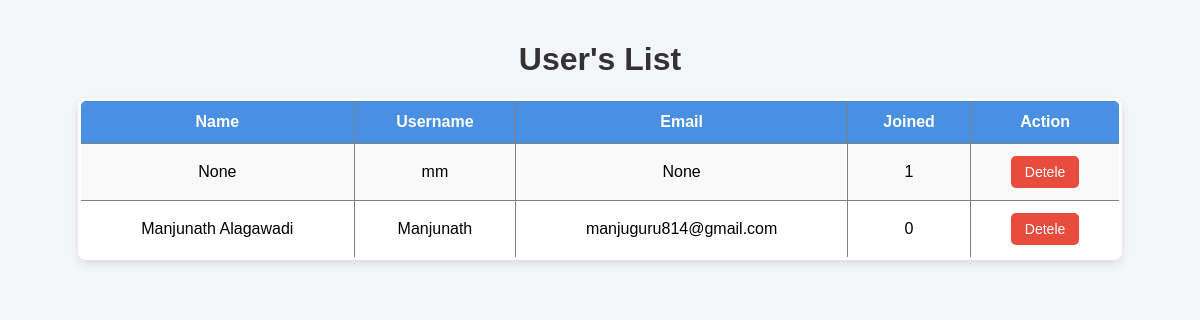
/admin/users (signed in), run on an earlier commit of the app's database.
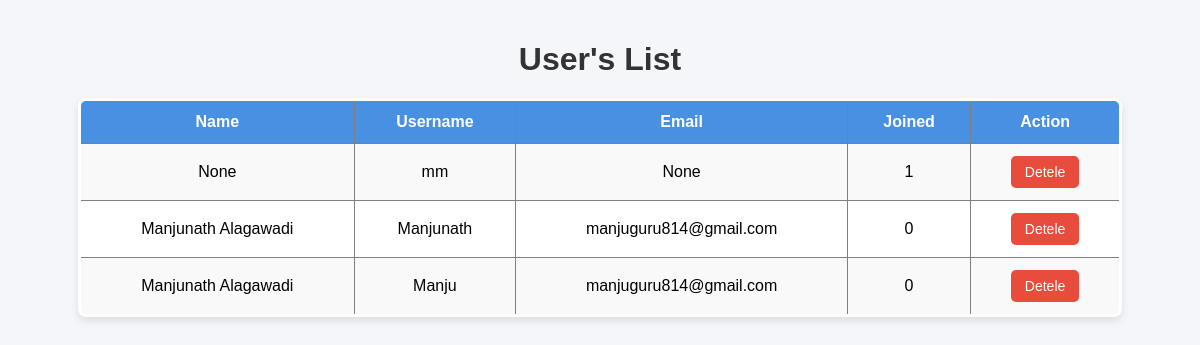
And on a later commit of the database.
### tables this page shows
CREATE TABLE users (
            id INTEGER PRIMARY KEY AUTOINCREMENT,
            name TEXT,
            username TEXT NOT NULL UNIQUE,
            email TEXT,
            password TEXT,
            is_admin BOOLEAN DEFAULT 0,
            created_at TIMESTAMP DEFAULT CURRENT_TIMESTAMP
        );

### admin.py (the view, shortened to what this page needs)
@admin_bp.route('/users',methods=['GET','POST'])
def users():
    err = ''
    db = sqlite3.connect("notesapp.db")
    c = db.cursor()
    try:
        users_data = c.execute("select * from users").fetchall()
        id = request.form.get("user_id")
    except Exception as e:
       err = f"Error: {e}"
    finally:
        db.close()
    return render_template("admin/user_data.html",data = users_data,err = err)

### admin.py (called while the page is built)
@admin_bp.before_request
def require_login():
    routes_to_avoid = ['admin.admin_login',"admin.admin_logout",'static']
    if request.endpoint not in routes_to_avoid and 'admin' not in session:
        return redirect(url_for('admin.admin_login'))

### app.py (called while the page is built)
@app.before_request
def require_login():
    if request.blueprint == 'admin':
        return
    routes_to_avoid = ['dashboard','auth.login','auth.register','auth.logout','admin.admin_login','static']
    if request.endpoint not in routes_to_avoid and 'user_id' not in session:
        return redirect(url_for('auth.login'))

### templates/admin/user_data.html (shortened to what this page needs)
<!DOCTYPE html>
<html lang="en">
<head>
</head>
<body>
    <h1>User's List</h1>
    {% if data %}
    <table border="3">
        <tr>
            <th>Name</th>
            <th>Username</th>
            <th>Email</th>
            <th>Joined</th>
            <th>Action</th>
        </tr>
        {% for user in data %}
        <tr>
            <td>{{user[1]}}</td>
            <td>{{user[2]}}</td>
            <td>{{user[3]}}</td>
            <td>{{user[5]}}</td>
            <td>
                <form method="post" onsubmit="return confirm('Are you sure you want to delete this user?');"
                    style="display:inline;">
                    <button class="delete-btn" name="user_id" value="{{ user[0] }}">Detele</button>
                </form>
            </td>
        </tr>
        {% endfor %}
    </table>
    {% endif %}
</body>
</html>

What changed in the data, as far as the page shows it:
added users: name "Manjunath Alagawadi", username "Manju", email "manjuguru814@gmail.com", is_admin "0", {{ user[0] }} 3 (drawn)
